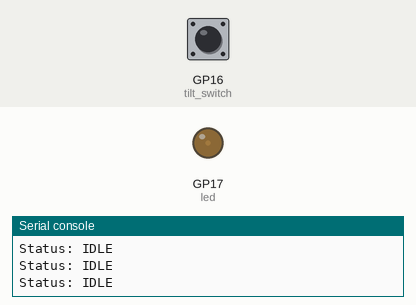
Recording of a program running on a simulated Raspberry Pi Pico running MicroPython. On the bench: output pins drawn as LEDs (lit = HIGH), the last lines printed to the serial console. The test bench sets the inputs (shaded band); at power-on: GP16 (tilt_switch) LOW.

Above: at 1.2 s.
1.3 s: GP16 (tilt_switch) pulled HIGH for 0.15 s
At 1.4 s:
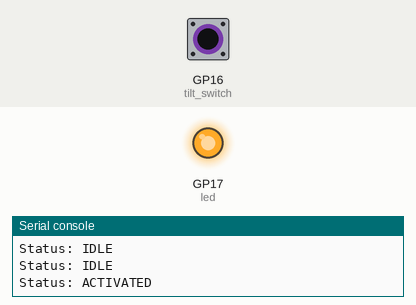
3.0 s: GP16 (tilt_switch) pulled HIGH for 3.2 s
At 6.9 s:
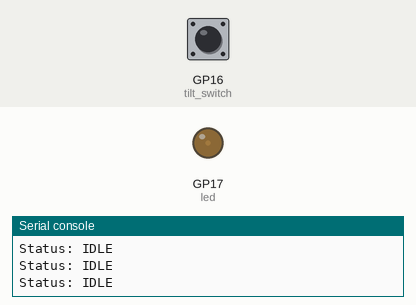
Timing chart, 0 to 8.4 s (numbered marks = the images above; inputs shaded):
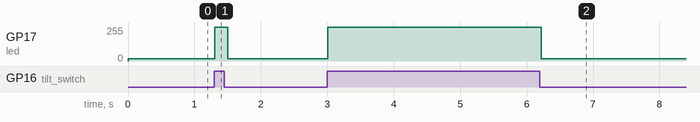

The program:

02_light_cup.py
```python
# -----------------------------------------------------------------------------
# Lesson 02: Magic Light Cup (Tilt Switch)
# -----------------------------------------------------------------------------
# Module: KY-027 Magic Light Cup Module
# Goal: Detect gravity/tilt.
#
# ANATOMY:
# A mercury tilt switch behaves like a button.
# Tilted = Circuit Closed (1). Upright = Open (0).
#
# WIRING:
# - G (Ground) -> GND
# - + (Power)  -> 3.3V
# - S (Signal) -> GP16 (Digital Input)
# - L (LED)    -> GP17 (Digital Output)
# -----------------------------------------------------------------------------

import machine
import time

class HardwareConfig:
    PIN_TILT = 16
    PIN_LED  = 17

def main():
    # 1. Setup Input
    tilt_switch = machine.Pin(HardwareConfig.PIN_TILT, machine.Pin.IN)

    # 2. Setup Output (PWM for dimming capability)
    led = machine.PWM(machine.Pin(HardwareConfig.PIN_LED))
    led.freq(1000)

    print("--- SYSTEM READY: MAGIC CUP ---")
    print("Tilt the module...")

    while True:
        # A. Read Status
        is_tilted = (tilt_switch.value() == 1)

        # B. React
        if is_tilted:
            # Full Brightness
            print("Status: ACTIVATED")
            led.duty_u16(65535)
        else:
            # Dim Glow (Standby)
            print("Status: IDLE")
            led.duty_u16(4000)

        time.sleep(0.1)

if __name__ == "__main__":
    main()
```

Measured:
- after the input at 1.3 s, GP17 (led): 16/255 → 255/255 at once, → 16/255 0.20 s later
- after the input at 3.0 s, GP17 (led): 16/255 → 255/255 at once, → 16/255 3.2 s later
